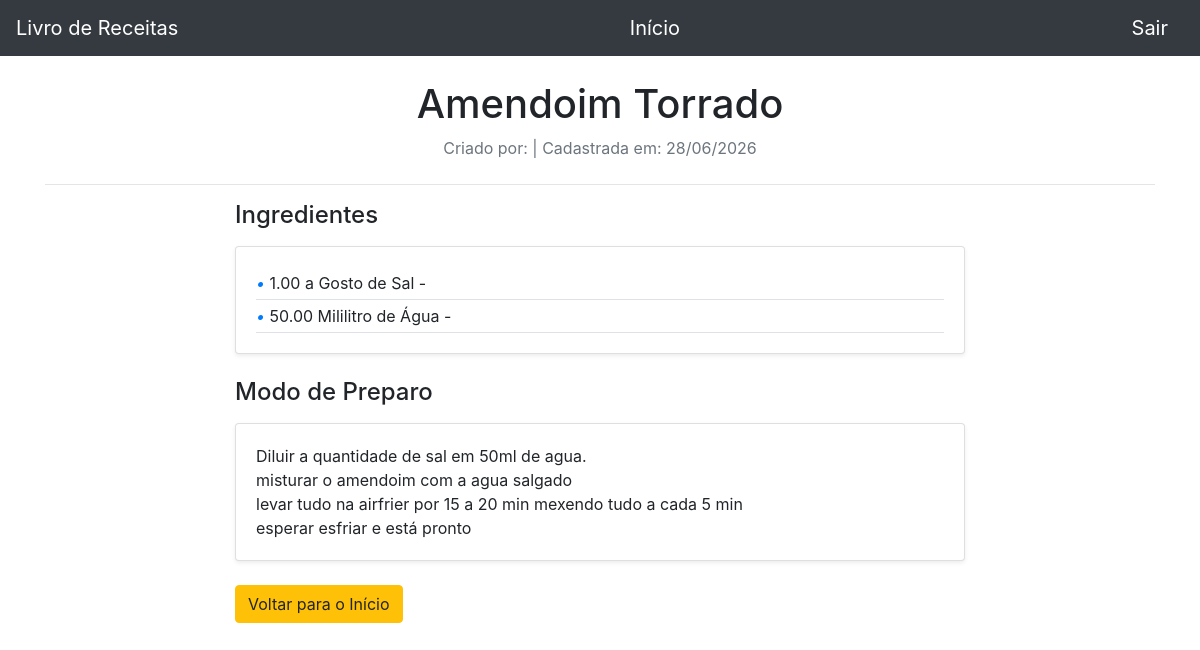
The page /receita/mostrar_receita/?receita=3 (signed in) on the database its author committed.
### receita/models.py (models this page shows, shortened)
class Receita(models.Model):
    nome = models.CharField(max_length=150)
    modo_de_fazer = models.TextField()
    data_cadastro = models.DateTimeField(auto_now_add=True)
    usuario = models.ForeignKey(Usuario, on_delete=models.PROTECT)

class Ingrediente(models.Model):
    receita = models.ForeignKey(Receita, on_delete=models.PROTECT, related_name='ingredientes',null=True)
    material = models.ForeignKey(Material, on_delete=models.PROTECT,null=True)
    unidade=models.ForeignKey(Unidade, on_delete=models.PROTECT,null=True)
    quantidade = models.DecimalField(max_digits=12, decimal_places=2)
    def __str__(self):
        return f" {self.quantidade} {self.unidade} de {self.material.nome} - "

class Unidade(models.Model):
    simbolo = models.CharField(max_length=10) # Ex: kg, g, ml
    unidades = models.CharField(max_length=50) # Ex: Quilograma, Grama
    def __str__(self):
        return self.unidades

class Material(models.Model):
    nome = models.CharField(max_length=150)

### receita/views.py (the view)
# urls.py: path("mostrar_receita/",views.mostrar_receita, name="mostrar_receita"),
@usuario_obrigatorio
def mostrar_receita(request):
    try:
        receita_id = int(request.GET.get('receita'))
    except (TypeError, ValueError):
        return redirect('/receita/home/')
    usuario_atual = request.user
    try:
        receita = Receita.objects.get(
            Q(id=receita_id) & (
                Q(usuario=usuario_atual) |
                Q(usuario__grupos__in=usuario_atual.grupos.all())
            )
        )
    except Receita.DoesNotExist:
        messages.error(request, "Você não tem permissão para visualizar esta receita.")
        return redirect('/receita/home/')
    receita.ingredientes_copy = receita.ingredientes.all()
    return render(request, "mostrar_receita.html", {'receita': receita})

### autentica.py (called while the page is built)
def usuario_obrigatorio(view_func):
    @wraps(view_func)
    def _wrapped_view(request, *args, **kwargs):
        if not request.user.is_authenticated:
            return redirect('/login/')
        return view_func(request, *args, **kwargs)
    return _wrapped_view

### receita/templates/mostrar_receita.html (shortened to what this page needs)
{% extends 'base.html' %}
{% block 'menu' %} <a class="navbar-brand" href="{% url 'home' %}">Início</a> {% endblock %}
{% block 'conteudo' %}
<div class="container mt-4">
    <div class="text-center mb-4">
        <h1 class="display-5">{{ receita.nome }}</h1>
        <p class="text-muted">Criado por: {{ receita.usuario.nome }} | Cadastrada em: {{ receita.data_cadastro|date:"d/m/Y" }}</p>
    </div>
    <hr>
    <div class="row justify-content-center">
        <div class="col-md-8">
            <h3 class="h4 mb-3">Ingredientes</h3>
            <div class="card mb-4 shadow-sm">
                <div class="card-body">
                    <ul class="list-unstyled mb-0">
                        {% for ingrediente in receita.ingredientes_copy %}
                            <li class="py-1 border-bottom last-border-0">
                                <i class="text-primary">&bull;</i> {{ ingrediente }}
                            </li>
                        {% empty %}
                            <li class="text-muted">Nenhum ingrediente registrado.</li>
                        {% endfor %}
                    </ul>
                </div>
            </div>
            <h3 class="h4 mb-3">Modo de Preparo</h3>
            <div class="card mb-4 shadow-sm">
                <div class="card-body">
                    <p class="card-text text-justify" style="white-space: pre-line;">{{ receita.modo_de_fazer }}</p>
                </div>
            </div>
            <div class="mt-4 mb-5">
                <a href="{% url 'home' %}" class="btn btn-warning">Voltar para o Início</a>
            </div>
        </div>
    </div>
</div>
{% endblock %}

### rows shown on the page
Receita: nome "Amendoim Torrado", data_cadastro "28/06/2026", modo_de_fazer "Diluir a quantidade de sal em 50ml de agua. misturar o amendoim com a agua salgado levar tudo na airfrier por 15 a 20 min mexendo tudo a cada 5 min esperar esfriar e está pronto"
Ingrediente: quantidade+unidade+material "1.00 a Gosto de Sal -"
Ingrediente: quantidade+unidade+material "50.00 Mililitro de Água -"
